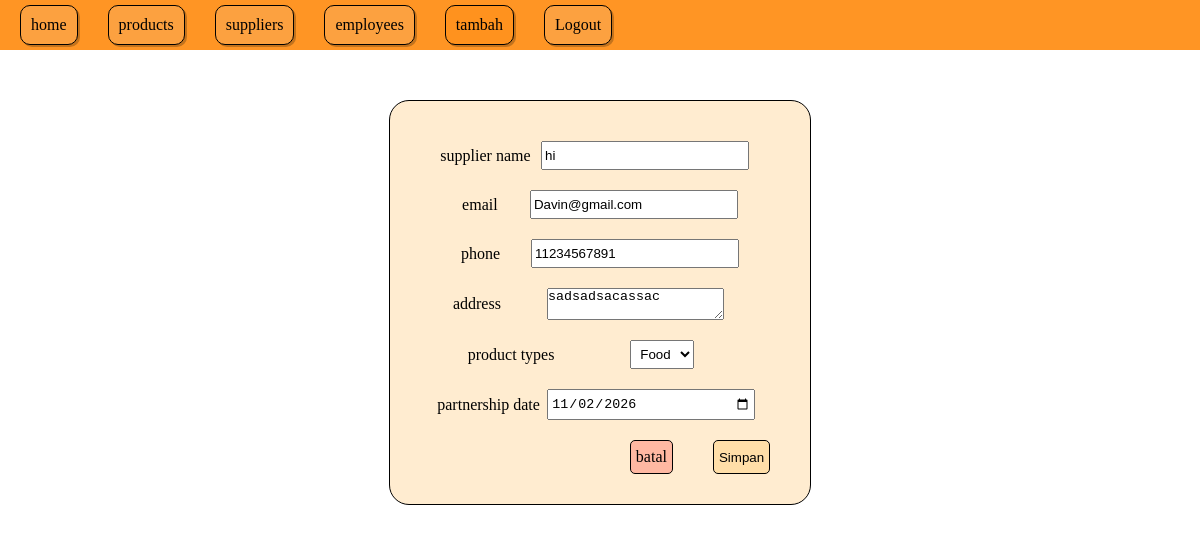
Screenshot of /pages/suppliers/edit.php?id=1 (signed in) with the database file from the repository.
### tables this page shows
CREATE TABLE `suppliers` (
  `supplier_id` int NOT NULL,
  `supplier_name` varchar(100) NOT NULL,
  `email` varchar(100) NOT NULL,
  `phone` varchar(15) NOT NULL,
  `address` text NOT NULL,
  `product_types` varchar(100) NOT NULL,
  `partnership_date` date NOT NULL
);

### repositories/suppliers.php (called while the page is built, shortened)
<?php
require_once __DIR__ . "/../config/database.php";
function getSupplier($id){
  global $pdo;
  $query = "select * from suppliers where supplier_id = :id";
  $stmt = $pdo->prepare($query);
  $stmt->execute(['id' => $id]);
  $supplier = $stmt->fetch();
  return $supplier;
}

### pages/suppliers/edit.php (the view, shortened to what this page needs)
<?php
    $productTypes = ['Food', 'Drink', 'adsa'];
    require_once __DIR__ . "/../../repositories/suppliers.php";
    $id = $_GET["id"];
    $supplier = getSupplier($id);
    $old = $_SESSION['old'] ?? [];
    $supplier = array_merge($supplier, $old);
?>
<!DOCTYPE html>
<html>
<head>
    <link rel="stylesheet" href="../../css/index.css">
</head>
<body>
    <?php
    include_once __DIR__ . "/../../components/admin/topbar.php";
    ?>
    <main>
        <form action="../../actions/suppliers/update.php" method="POST">
            <div class="form-div">
                <label for="supplier_name">supplier name</label>
                <input value="<?= $supplier['supplier_name'] ?? '' ?>" type="text" id="supplier_name" name="supplier_name" placeholder="Nama Supplier"><br>
            </div>
            <div class="form-div">
                <label for="email">email</label>
                <input value="<?= $supplier['email'] ?? '' ?>" type="email" id="email" name="email" placeholder="email@example.com">
            </div>
            <div class="form-div">
                <label for="phone">phone</label>
                <input value="<?= $supplier['phone'] ?? '' ?>" type="text" id="phone" name="phone" placeholder="08123456789">
            </div>
            <div class="form-div">
                <label for="address">address</label> <br>
                <textarea id="address" name="address" placeholder="Alamat supplier..."><?= $supplier['address'] ?? '' ?></textarea> <br>
            </div>
            <div class="form-div">
                <label for="product_types">product types</label> <br>
                <select name="product_types" id="product_types">
                    <?php foreach ($productTypes as $productType): ?>
                        <option <?= ($supplier['product_types'] ?? '') == $productType ? 'selected' : '' ?> value="<?= $productType ?>"><?= $productType ?></option>
                    <?php endforeach ?>
                </select> <br>
            </div>
            <div class="form-div">
                <label for="partnership_date">partnership date</label>
                <input value="<?= $supplier['partnership_date'] ?? '' ?>" type="date" id="partnership_date" name="partnership_date"> <br>
            </div>
            <div id="action-form">
                <a href="index.php">batal</a>
                <button type="submit" name="update">Simpan</button>
            </div>
        </form>
    </main>
</body>
</html>

### css/base.css (style rules this page uses)
main a { text-decoration: none; color: black; }
main { display: flex; flex-direction: column; gap: 40px; align-items: center; justify-content: center; padding: 50px 0px; }
* { margin: 0; padding: 0; overflow-x: hidden; }

### css/components/admin/form.css (style rules this page uses)
form { padding: 40px 40px 30px; border: 1px solid black; display: flex; flex-direction: column; gap: 20px; border-radius: 20px; background-color: rgba(255, 198, 117, 0.338); align-items: center; }
.form-div input { width: 200px; padding: 5px 2px; }
.form-div { width: 100%; display: flex; justify-content: space-evenly; align-items: center; }
#action-form { display: flex; flex-direction: row; gap: 40px; position: relative; margin-left: 200px; }
#action-form a,button { padding: 7px 5px; border-radius: 5px; }
#action-form a { border: 1px solid black; background-color: rgba(255, 19, 19, 0.238); }
#action-form button { border: 1px solid black; background-color: rgb(255, 222, 168); }
option, select { padding: 5px; }

### rows the page displays
suppliers: supplier_name "hi", email "Davin@gmail.com", phone "11234567891", address "sadsadsacassac", product_types "Food", partnership_date "11/02/2026"

### other values shown
$pro "products"
$sup "suppliers"
$emp "employees"
